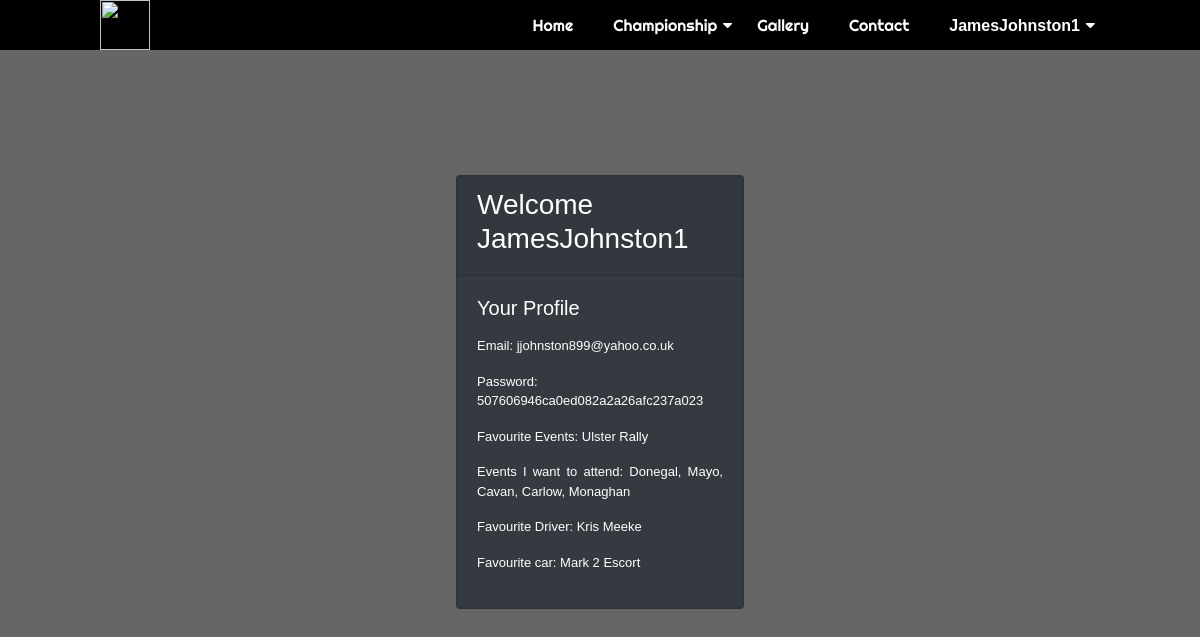
/profile.php (signed in), run on the app's committed database.
### tables this page shows
CREATE TABLE IF NOT EXISTS `users` (
  `id` int(11) NOT NULL AUTO_INCREMENT,
  `username` varchar(100) NOT NULL,
  `email` varchar(100) NOT NULL,
  `password` varchar(100) NOT NULL,
  `favourite_event` varchar(255) NOT NULL,
  `event_desire` varchar(500) NOT NULL,
  `fav_driver` varchar(100) NOT NULL,
  `fav_car` varchar(100) NOT NULL,
  PRIMARY KEY (`id`)
);

### profile.php (the view, shortened to what this page needs)
<?php
 include 'profilecon.php';
$query = " SELECT * FROM `users` WHERE username = '{$_SESSION['username']}' ";
$run_query = mysqli_query($con, $query);
if(mysqli_num_rows($run_query) == 1){
while($result = mysqli_fetch_assoc($run_query)){
$user_username = $result['username'];
$user_email = $result['email'];
$user_password = $result['password'];
$user_favevent = $result['favourite_event'];
$user_event_attend = $result['event_desire'];
$user_fav_driver = $result['fav_driver'];
$user_fav_car = $result['fav_car'];
}
}
?>
<!Doctype html>
<html lang = "eng">
<head>
<link rel = "stylesheet" type = "text/css" href = "css/style.css">
<link rel = "stylesheet" type = "text/css" href= "css/styles.css">
<link rel = "stylesheet" type = "text/css" href = "css/jquery-ui.css">
<link href="https://stackpath.bootstrapcdn.com/font-awesome/4.7.0/css/font-awesome.min.css" rel="stylesheet">
<link rel="stylesheet" href="https://stackpath.bootstrapcdn.com/bootstrap/4.4.1/css/bootstrap.min.css">
</head>
<body id = "background">
<header>
<div class = "logo">
<img src = "images/Logo%20Ideas-01.png" alt = "">
</div>
<nav class = "navigation">
<ul>
    <li><a href = "index.php">Home</a></li>
    <li class="sub-menu" style = "z-index:10;"><a href = "
        #">Championship</a>
</li>
    <li><a href = "gallery.php">Gallery</a>
</li>
    <li><a href = "contact.php">Contact</a></li>
    <li class="sub-menu"style = "z-index:10;"><a href = "#"><?php if(isset($_SESSION['username'])) : ?>
  <strong style = "color:white;"><?php echo $_SESSION['username']; ?></strong></a>
    <?php endif ?>
    </li>
    </ul>
</nav>
</header>
<div class ="container align-items-center">
<div class="card text-white bg-dark mb-3 align-items-center" style="max-width: 18rem;">
  <div class="card-header align-item-center"><h3>Welcome <?php echo $user_username; ?></h3></div>
  <div class="card-body">
    <h5 class="card-title">Your Profile</h5>
    <p class="card-text"><p>Email: <?php echo $user_email; ?></p>
      <p>Password: <?php echo $user_password; ?></p>
       <p>Favourite Events: <?php echo
    $user_favevent; ?></p>
       <p>Events I want to attend: <?php echo $user_event_attend; ?></p>
         <p>Favourite Driver: <?php echo $user_fav_driver; ?></p>
      <p>Favourite car: <?php echo $user_fav_car; ?></p>
  </div>
</div></div>
</body></html>

### css/style.css (style rules this page uses)
body { margin: 0; padding: 0; height: 100vh; font-family: 'Righteous', cursive; }
header { position:absolute; top: 0; left: 0; padding: 0 100px; width: 100%; background: #000; background-image:linear-gradient(rgba(0,0,0,0.5),rgba(0,0,0,0.5)), url(../images/anglia.png); background-size: cover; background-position: -5px; box-sizing:border-box; font-family: 'Righteous', cursive; }
header .logo img { float: left; height: 50px; line-height: 50px; width: 50px; height: 50px; }
header nav.navigation { float: right; z-index: 2; }
header nav.navigation ul { margin: 0; padding: 0; display: flex; }
header nav.navigation ul li { list-style: none; position: relative; }
header nav.navigation ul li.sub-menu:before { content: '\f0d7'; font-family: fontAwesome; position: absolute; line-height: 50px; color: #fff; right: 5px; z-index: 10; }
header nav.navigation ul li a { height: 50px; line-height: 50px; padding: 0 20px; font-family: 'Righteous', cursive; color: #fff; text-decoration: none; display: block; }
#background { background-image:linear-gradient(rgba(0,0,0,0.6),rgba(0,0,0,0.6)), url(../images/6.MartyToner.png); background-size: cover; background-position: -5px; }

### css/styles.css (style rules this page uses)
* { padding: 0; margin: 0; font-family: sans-serif; }
p { margin-top: 10px; font-size: 13px; text-align: justify; }
.container, .book-container { display: flex; justify-content: center; align-items: center; margin-left: 50px; }
.container { width: 100%; height: 100vh; }

### data on the page
users: username "JamesJohnston1", email "jjohnston899@yahoo.co.uk", password "507606946ca0ed082a2a26afc237a023", favourite_event "Ulster Rally", event_desire "Donegal, Mayo, Cavan, Carlow, Monaghan", fav_driver "Kris Meeke", fav_car "Mark 2 Escort"

### other printed values
$_SESSION['username'] "JamesJohnston1"
